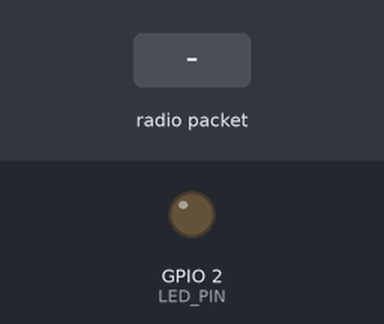
A sketch run on a simulated ESP32. Shown: output pins drawn as LEDs (lit = HIGH). Inputs (shaded band) come from the test bench. What the sketch prints to the serial monitor is not drawn.

Above: at 1.2 s.
1.3 s: radio packet "1" arrives
Timing chart, 0 to 4.3 s (numbered marks = the images above; inputs shaded):
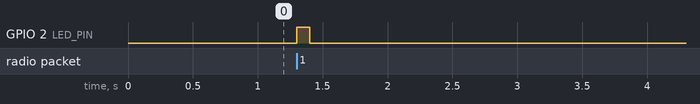

The sketch:

NodoCfinal.ino
```cpp
// ========== FINAL RECEIVER ESP32 (Node C) ==========
#include <esp_now.h>
#include <WiFi.h>
#include <ArduinoJson.h>

#define LED_PIN 2

// Callback com assinatura esp_now_recv_info_t*
void OnDataRecv(const esp_now_recv_info_t* info, const uint8_t* data, int len) {
  // Pisca LED
  digitalWrite(LED_PIN, HIGH);
  delay(100);
  digitalWrite(LED_PIN, LOW);

  // Obtém MAC do remetente
  const uint8_t* mac_addr = info->src_addr;

  // Converte payload em string JSON
  char json[len + 1];
  memcpy(json, data, len);
  json[len] = '\0';

  // Imprime MAC e conteúdo JSON
  Serial.print("Receptor Final recebeu de ");
  for (int i = 0; i < 6; i++) {
    Serial.printf("%02X", mac_addr[i]);
    if (i < 5) Serial.print(":");
  }
  Serial.print(" -> ");
  Serial.println(json);
}

void setup() {
  Serial.begin(115200);
  pinMode(LED_PIN, OUTPUT);

  WiFi.mode(WIFI_STA);
  Serial.print("Meu MAC (Node C): ");
  Serial.println(WiFi.macAddress());

  if (esp_now_init() != ESP_OK) {
    Serial.println("Erro ao inicializar ESP-NOW");
    return;
  }

  // Registra callback com assinatura esp_now_recv_info_t*
  esp_now_register_recv_cb(OnDataRecv);

  Serial.println("Receptor Final pronto");
}

void loop() {
  delay(100);
}
```

Measured:
- after the input at 1.3 s, GPIO 2 (LED_PIN): LOW → HIGH at once, → LOW 0.10 s later
